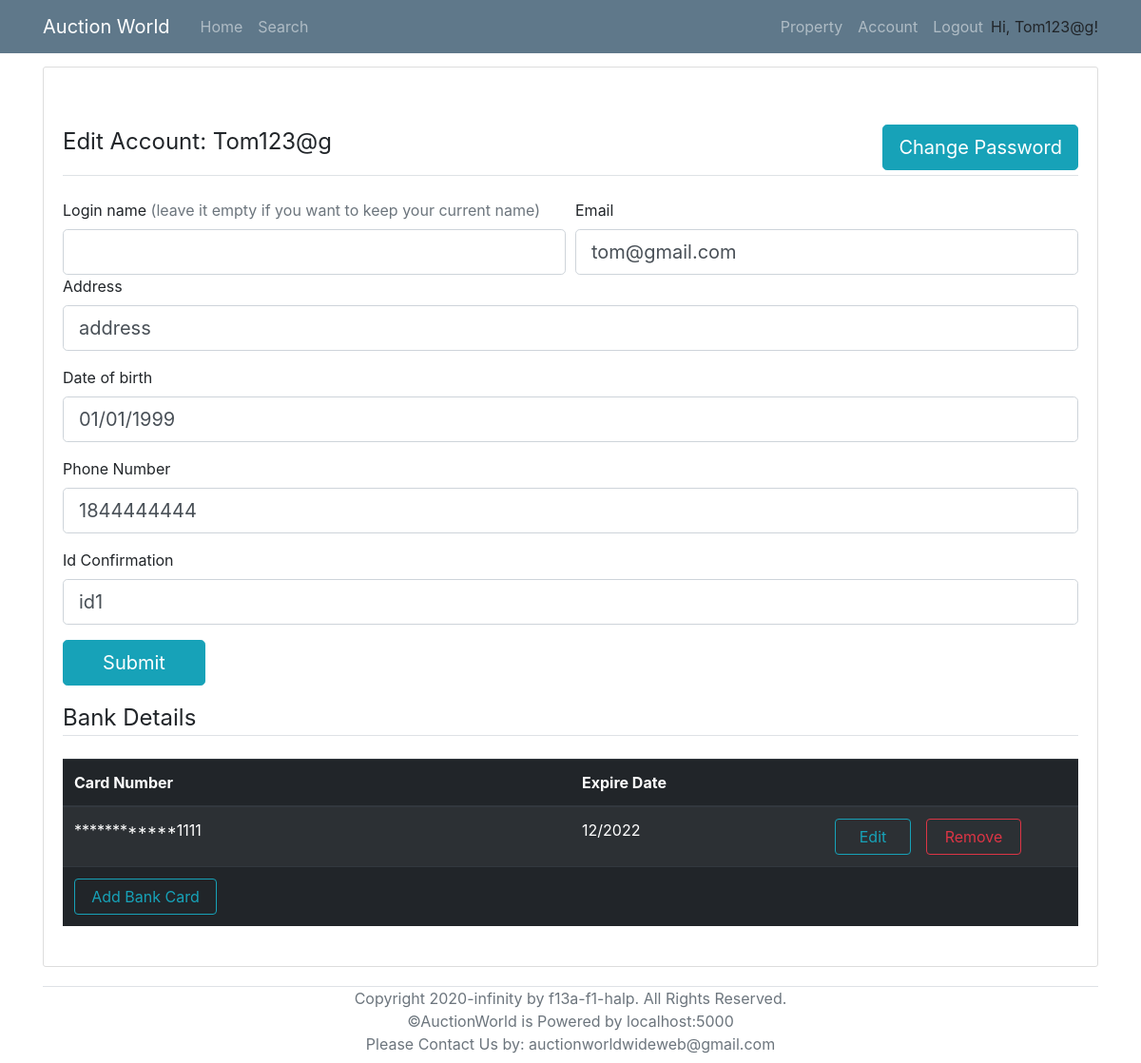
The app's page /account/1 (signed in) with its own data.
### models.py (models this page shows, shortened)
class User(UserMixin, db.Model):
    __tablename__ = 'User'
    id = db.Column(db.Integer, primary_key = True)
    login_name = db.Column(db.String(collation='NOCASE') ,unique=True, nullable=False)
    email = db.Column(db.String, unique=True, nullable=False)
    password_hash = db.Column(db.String, nullable=False)
    address = db.Column(db.String(1000), nullable=False)
    date_of_birth = db.Column(db.DateTime, nullable=False)
    phone_number = db.Column(db.String,unique=True, nullable=False)
    id_confirmation = db.Column(db.String(100), nullable=True)
    auctionId = db.relationship('AuctionDetails', backref='seller', lazy='dynamic')
    properties = db.relationship('Property', backref='sellerID', lazy='dynamic')
    cards = db.relationship('BankDetails', backref='user', lazy='dynamic')
    registeredProperties = db.relationship('Property',secondary=lambda: RegisteredAssociation.__table__, backref="RegisteredBidders")

class BankDetails(db.Model):
    __tablename__ = 'BankDetails'
    id = db.Column("card_number",db.String, primary_key=True)
    holder_fname = db.Column(db.String(), nullable=False)
    holder_lname = db.Column(db.String(20), nullable=False)
    cvc = db.Column(db.String, nullable=False)
    expire_date = db.Column(db.DateTime, nullable=False)
    user_id = db.Column(db.Integer, db.ForeignKey('User.id'), nullable=False)

### routes.py (the view)
@app.route('/account/<user_id>', methods=['POST','GET'])
@login_required
def account(user_id):
    form = AccountForm()
    user = User.query.get(user_id)
    cards = BankDetails.query.filter_by(user_id = current_user.id).all()
    fail=False
    if form.validate_on_submit():
        if not form.validate_email(user_id):
            flash(f'The email has been used by other users, please enter another one','danger')
            fail=True
        if not form.validate_username(form.login_name.data, user_id):
            flash(f"Please select another unique name or leave the slot empty for not changing your login name.\nPay attention that login name is case insensitive which means TOM123 and tOm123 are for same login name, only change capitals will not work ", 'danger')
            fail=True
        if not form.validate_phone_number(user_id):
            flash(f'The phone number has been used by other users, please enter another one','danger')
            fail=True
        if not form.validate_date_of_birth(form.date_of_birth.data):
            flash(f'The date of birth should be smaller than current time','danger')
            fail=True
        if fail:
             return render_template('account.html', title='account', form=form, user=user, cards = cards, user_id = current_user.id)
        if form.login_name.data:
            flash('Congrats! The login name has been changed to '+ form.login_name.data, 'success')
            user.set_login_name(form.login_name.data)
        user.set_address(form.address.data)
        user.set_phone_number(form.phone_number.data)
        user.set_date_of_birth(form.date_of_birth.data)
        user.set_email(form.email.data)
        user.set_id_confirmation(form.id_confirmation.data)
        db.session.commit()
        if not form.id_confirmation.data or len(cards) == 0:
            flash(f'To do more actions in our system, it is required to enter the your identification and have at least one card', 'info')
            return render_template('account.html', title='account', form=form, user=user, cards = cards)
        return redirect(url_for('home'))
    elif request.method == 'GET':
        form.address.data = current_user.address
        form.date_of_birth.data = current_user.date_of_birth
        form.phone_number.data = current_user.phone_number
        form.email.data = current_user.email
        form.id_confirmation.data = current_user.id_confirmation
        if len(current_user.cards.all()) == 0:
            flash(f'You have not entered a credit card before, please upload one with full bank details.', 'info')
    return render_template('account.html', title='account', form=form, user=user, cards = cards)

### forms.py (shortened to what this page needs)
class AccountForm(FlaskForm):
    login_name = StringField('Login name', validators=[Optional()])
    email = StringField('Email', validators=[DataRequired(), Email()])
    address = StringField('Address', validators=[DataRequired()])
    date_of_birth = DateTimeField('Date of birth', format = "%d/%m/%Y", validators=[DataRequired()])
    phone_number = StringField ('Phone Number',  validators=[ DataRequired(),Length(min=10, max=10) ] )
    id_confirmation = StringField ('Id Confirmation', validators=[Optional()])
    submit = SubmitField('Submit')

### models.py (called while the page is built)
@login_manager.user_loader
def load_user(id):
    return User.query.get(id)

### templates/account.html (shortened to what this page needs)
{% extends "base.html" %}
{% block content %}
    <div class="content-section">
        <form action="" method= "POST" style="margin-top: 50px;" novalidate>
            <fieldset class="form-group">
                <legend class="border-bottom mb-4">Edit Account: {{current_user.login_name}}
                    <a class="btn btn-info btn-lg" style="float: right; margin-bottom: 5px;" href="{{url_for('changePassword', user_id=current_user.id)}}">Change Password</a>
                </legend>
                <div class="form-row">
                    <div class="col">
                        <div>
                            <span>{{ form.login_name.label }}</span>
                            <span class="text-muted">(leave it empty if you want to keep your current name)</span>
                        </div>
                        {% if form.login_name.errors %}
                            {{ form.login_name(class="form-control form-control-lg is-invalid") }}
                            <div class="invalid-feedback">
                                {% for error in form.login_name.errors %}
                                    <span>{{ error }}</span>
                                {% endfor %}
                            </div>
                        {% else %}
                            {{ form.login_name(class="form-control form-control-lg") }}
                        {% endif %}
                    </div>
                    <div class="col">
                        {{ form.email.label }}<br>
                        {% if form.email.errors %}
                            {{ form.email(class="form-control form-control-lg is-invalid") }}
                            <div class="invalid-feedback">
                                {% for error in form.email.errors %}
                                    <span>{{ error }}</span>
                                {% endfor %}
                            </div>
                        {% else %}
                            {{ form.email(class="form-control form-control-lg") }}
                        {% endif %}
                    </div>
                </div>
                <div class="form-group">
                    {{ form.address.label }}<br>
                    {% if form.address.errors %}
						{{ form.address(class="form-control form-control-lg is-invalid") }}
						<div class="invalid-feedback">
							{% for error in form.address.errors %}
								<span>{{ error }}</span>
							{% endfor %}
						</div>
					{% else %}
						{{ form.address(class="form-control form-control-lg") }}
					{% endif %}
                </div>
                <div class="form-group">
                    {{ form.date_of_birth.label(class="form-control-label") }}<br>
                    {% if form.date_of_birth.errors %}
						{{ form.date_of_birth(class="form-control form-control-lg is-invalid") }}
						<div class="invalid-feedback">
							{% for error in form.date_of_birth.errors %}
								<span>{{ error }}</span>
							{% endfor %}
						</div>
					{% else %}
						{{ form.date_of_birth(class="form-control form-control-lg", placeholder="dd/mm/yyyy") }}
					{% endif %}
                </div>
                <div class="form-group">
                    {{ form.phone_number.label }}<br>
                    {% if form.phone_number.errors %}
                        {{ form.phone_number(class="form-control form-control-lg is-invalid") }}
                        <div class="invalid-feedback">
                            {% for error in form.phone_number.errors %}
                                <span>{{ error }}</span>
                            {% endfor %}
                        </div>
                    {% else %}
                        {{ form.phone_number(class="form-control form-control-lg") }}
                    {% endif %}
                </div>
                <div class="form-group">
                    {{ form.id_confirmation.label }}<br>
                    {% if form.id_confirmation.errors %}
                        {{ form.id_confirmation(class="form-control form-control-lg is-invalid") }}
                        <div class="invalid-feedback">
                            {% for error in form.id_confirmation.errors %}
                                <span>{{ error }}</span>
                            {% endfor %}
                        </div>
                    {% else %}
                        {{ form.id_confirmation(class="form-control form-control-lg") }}
                    {% endif %}
                </div>
                <div class="form-group">{{ form.submit(class="btn btn-info btn-lg" , style="width:150px") }}</div>
                <legend class="border-bottom mb-4">Bank Details</legend>
                <table class="table table-striped table-dark">
                    <thead>
                        <tr>
                            <th scope="col" style="width: 50%;" >Card Number</th>
                            <th scope="col" style="width: 15%;">Expire Date</th>
                            <th scope="col" style="width: 35%;"> </th>
                        </tr>
                    </thead>
                {% if cards %}
                    <tbody>
                    {% for i in cards %}
                        <tr>
                            <td>************{{i.id[-4:]}}</td>
                            <td>{{i.expire_date.strftime("%m/%Y")}}</td>
                            <td>
                                <a href={{ url_for("removetBankDetails", card_id=i.id) }} onclick = "{if (confirm ( 'Are you sure?')) {this. document.formname.submit (); return true;} return false;} " class="btn btn-outline-danger mr-5" style="float: right; width: 100px;">Remove</a>
                                <a href={{ url_for("editBankDetails", card_id=i.id) }} class="btn btn-outline-info mr-3" style="float: right; width: 80px;">Edit</a>
                            </td>
                        </tr>
                    {% endfor %}
                {% else %}
                    <tr>
                        <td colspan="4"><h5>No cards, Please add one </h5></td>
                    </tr>
                {% endif %}
                        <tr>
                            <td colspan="4" style="float: center;"><a href={{ url_for("addBankDetail") }} class="btn btn-outline-info" style="width:150px">Add Bank Card</a></td>
                        </tr>
                    </tbody>
                </table>
            </fieldset>
        </form>
    </div>
{% endblock %}

### templates/base.html (shortened to what this page needs)
<!DOCTYPE html>
<html lang="en">
<head>
    <link rel="stylesheet" type="text/css" href="../static/css/main.css">
    <link rel="stylesheet" href="https://maxcdn.bootstrapcdn.com/bootstrap/4.0.0/css/bootstrap.min.css">
</head>
<body>
    <header class="site-header">
        <nav class="navbar navbar-expand-md navbar-dark bg-steel fixed-top">
          <div class="container">
            <a class="navbar-brand mr-4" href="/" >Auction World</a>
            <div class="collapse navbar-collapse" id="navbarToggle">
              <div class="navbar-nav mr-auto">
                <a class="nav-item nav-link" href="{{ url_for('home') }}">Home</a>
                <a class="nav-item nav-link" href="/search">Search</a>
              </div>
              <div class="navbar-nav">
                {% if current_user.is_authenticated %}
                  <a class="nav-item nav-link" href="/property">Property</a>
                  <a class="nav-item nav-link" href={{ url_for("account", user_id=current_user.id) }}>Account</a>
                  <a class="nav-item nav-link" href="/logout">Logout</a>
                  <p style="margin-top: 8px; margin-bottom: 0px;">Hi, {{ current_user.login_name }}!</p>
                {% endif %}
              </div>
            </div>
          </div>
        </nav>
      </header>
      <main role="main" class="container" style="margin-top: 70px;">
        <div class="row">
          <div class="col-md-12">
            {% block content %}{% endblock %}
          </div>
        </div>
        <div class="border-top relative-bottom text-center text-muted mb-2" >
          Copyright 2020-infinity by f13a-f1-halp. All Rights Reserved. <br>
          ©AuctionWorld is Powered by localhost:5000 <br>
          Please Contact Us by: auctionworldwideweb@gmail.com
        </div>
      </main>
</body>
</html>

### static/css/main.css (style rules this page uses)
body { background: #fafafa; color: #333333; margin-top: 5rem; }
.bg-steel { background-color: #5f788a; }
.site-header .navbar-nav .nav-link { color: #cbd5db; }
.content-section { background: #ffffff; padding: 10px 20px; border: 1px solid #dddddd; border-radius: 3px; margin-bottom: 20px; }

### records on screen
User: login_name "Tom123@g", email "tom@gmail.com", address.label "Address", address "address", date_of_birth "01/01/1999", phone_number "1844444444", id_confirmation "id1"
BankDetails: id "1111", expire_date "12/2022"
